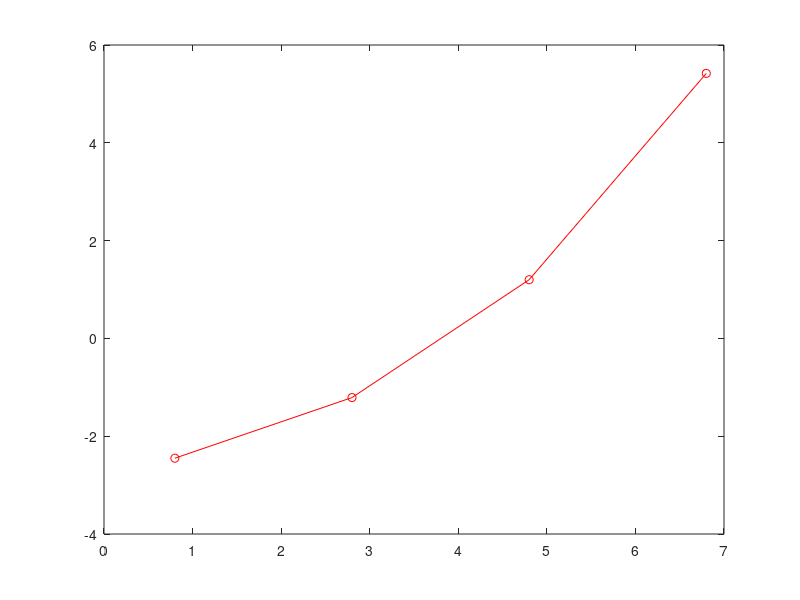
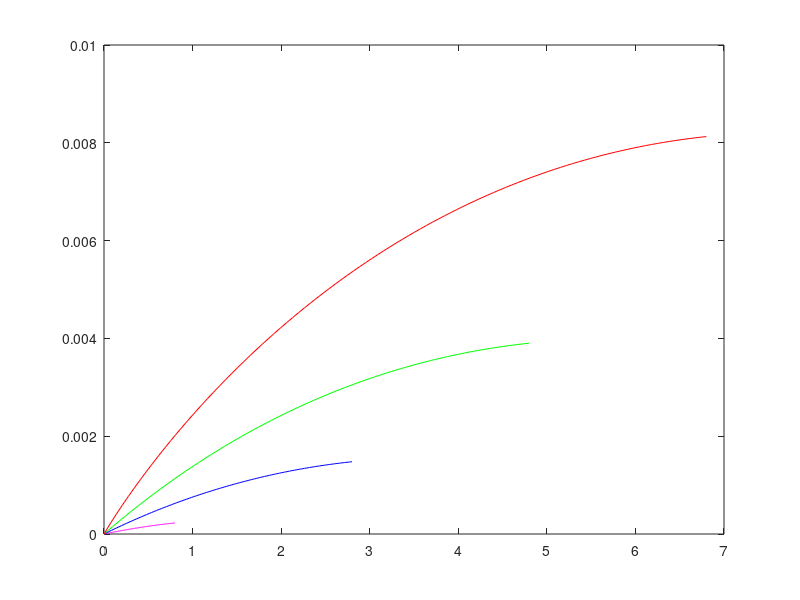
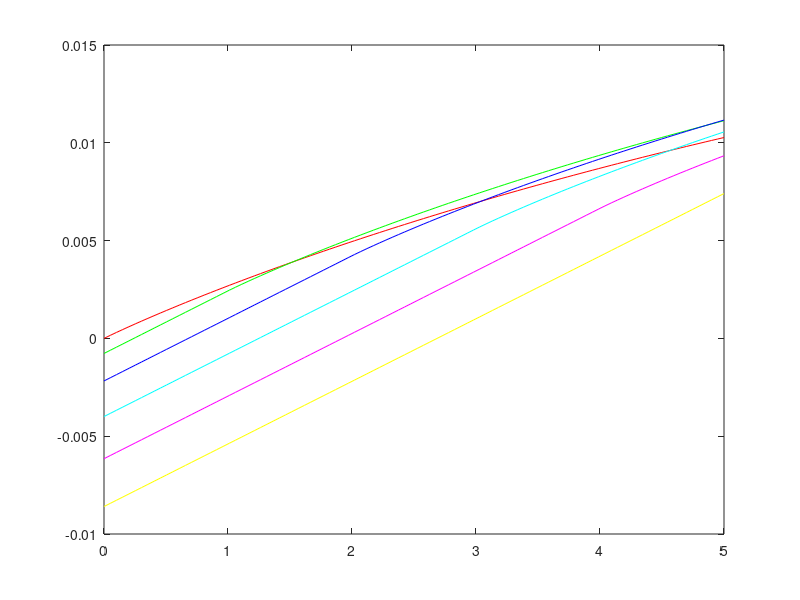

The MATLAB script that drew these images, in order:
clc
clear

f1 = figure;
x2 = [0.8,2.8,4.8,6.8];
y2 = [-2.45,-1.21,1.2,5.42];
plot(x2,y2,"r-o");

f2 = figure;
vd1 = linspace(0,0.8);
vg1 = -6;
vd2 = linspace(0,2.8);
vg2 = -4;
vd3 = linspace(0,4.8);
vg3 = -2;
vd4 = linspace(0,6.8);
vg4 = 0;
id1 = 3.2 * 10.^-3 * 7.7 * ((vd1 / 7.7) + (2 / 3) * (-(vg1 / 7.7)).^(3 / 2) - (2 / 3)*((vd1 - vg1) / 7.7).^(3 / 2));
id2 = 3.2 * 10.^-3 * 7.7 * ((vd2 / 7.7) + (2 / 3) * (-(vg2 / 7.7)).^(3 / 2) - (2 / 3)*((vd2 - vg2) / 7.7).^(3 / 2));
id3 = 3.2 * 10.^-3 * 7.7 * ((vd3 / 7.7) + (2 / 3) * (-(vg3 / 7.7)).^(3 / 2) - (2 / 3)*((vd3 - vg3) / 7.7).^(3 / 2));
id4 = 3.2 * 10.^-3 * 7.7 * ((vd4 / 7.7) + (2 / 3) * (-(vg4 / 7.7)).^(3 / 2) - (2 / 3)*((vd4 - vg4) / 7.7).^(3 / 2));
plot(vd1,id1,"m-",vd2,id2,"b-",vd3,id3,"g-",vd4,id4,"r-");

f3 = figure;
vd = linspace(0,5);
id0 = 3.2 * 10.^-3 * 7.7 * ((vd / 7.7) + (2 / 3) * (-(0/7.7).^(3 / 2) - (2 / 3) * ((vd - 0) / 7.7).^(3 / 2)));
id1 = 3.2 * 10.^-3 * 7.7 * ((vd / 7.7) + (2 / 3) * (-(1/7.7).^(3 / 2) - (2 / 3) * ((vd - 1) / 7.7).^(3 / 2)));
id2 = 3.2 * 10.^-3 * 7.7 * ((vd / 7.7) + (2 / 3) * (-(2/7.7).^(3 / 2) - (2 / 3) * ((vd - 2) / 7.7).^(3 / 2)));
id3 = 3.2 * 10.^-3 * 7.7 * ((vd / 7.7) + (2 / 3) * (-(3/7.7).^(3 / 2) - (2 / 3) * ((vd - 3) / 7.7).^(3 / 2)));
id4 = 3.2 * 10.^-3 * 7.7 * ((vd / 7.7) + (2 / 3) * (-(4/7.7).^(3 / 2) - (2 / 3) * ((vd - 4) / 7.7).^(3 / 2)));
id5 = 3.2 * 10.^-3 * 7.7 * ((vd / 7.7) + (2 / 3) * (-(5/7.7).^(3 / 2) - (2 / 3) * ((vd - 5) / 7.7).^(3 / 2)));

plot(vd, id0, "r", vd, id1, "g", vd, id2, "b", vd, id3, "c", vd, id4, "m", vd, id5, "y");